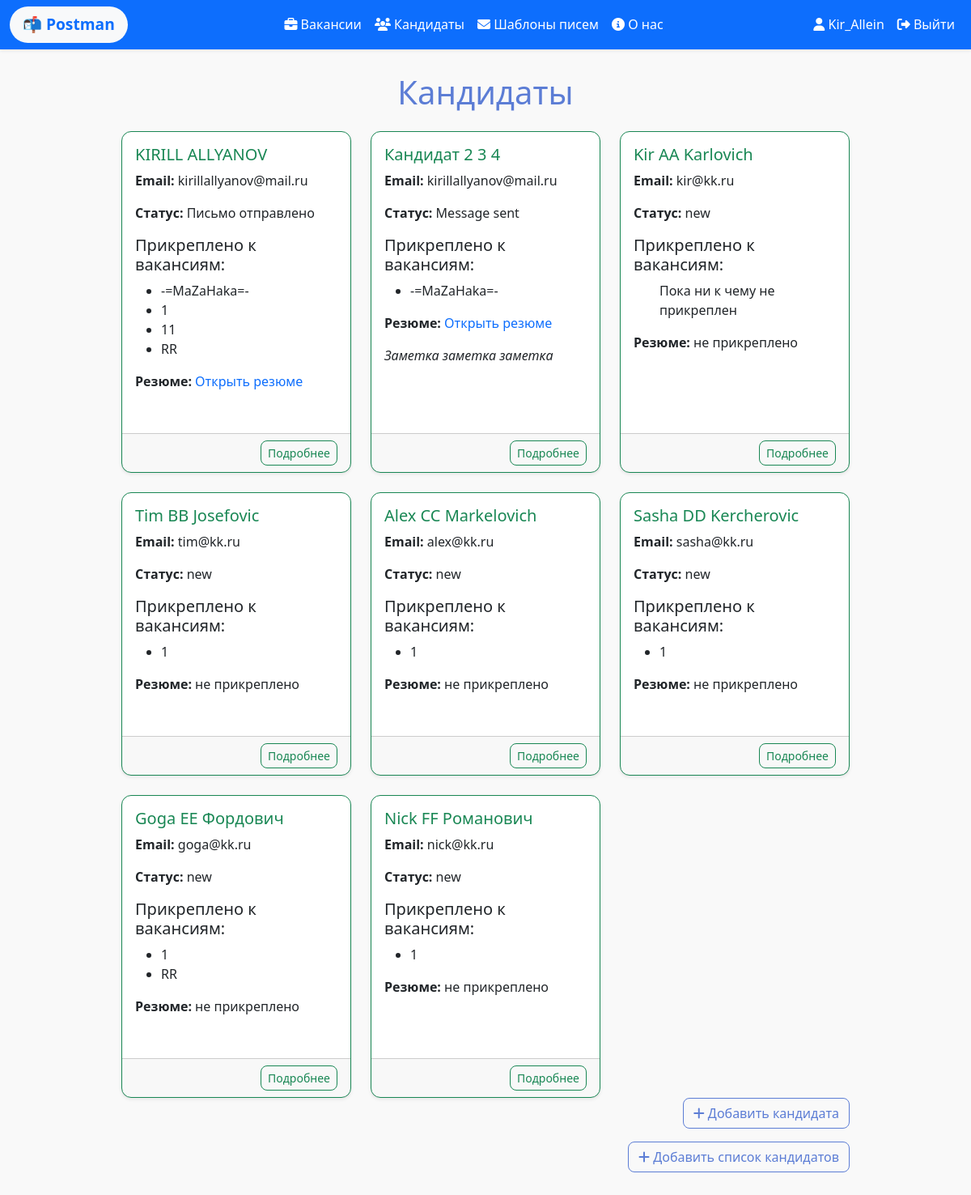
Before: /data/candidates/ (signed in) with the older database file.
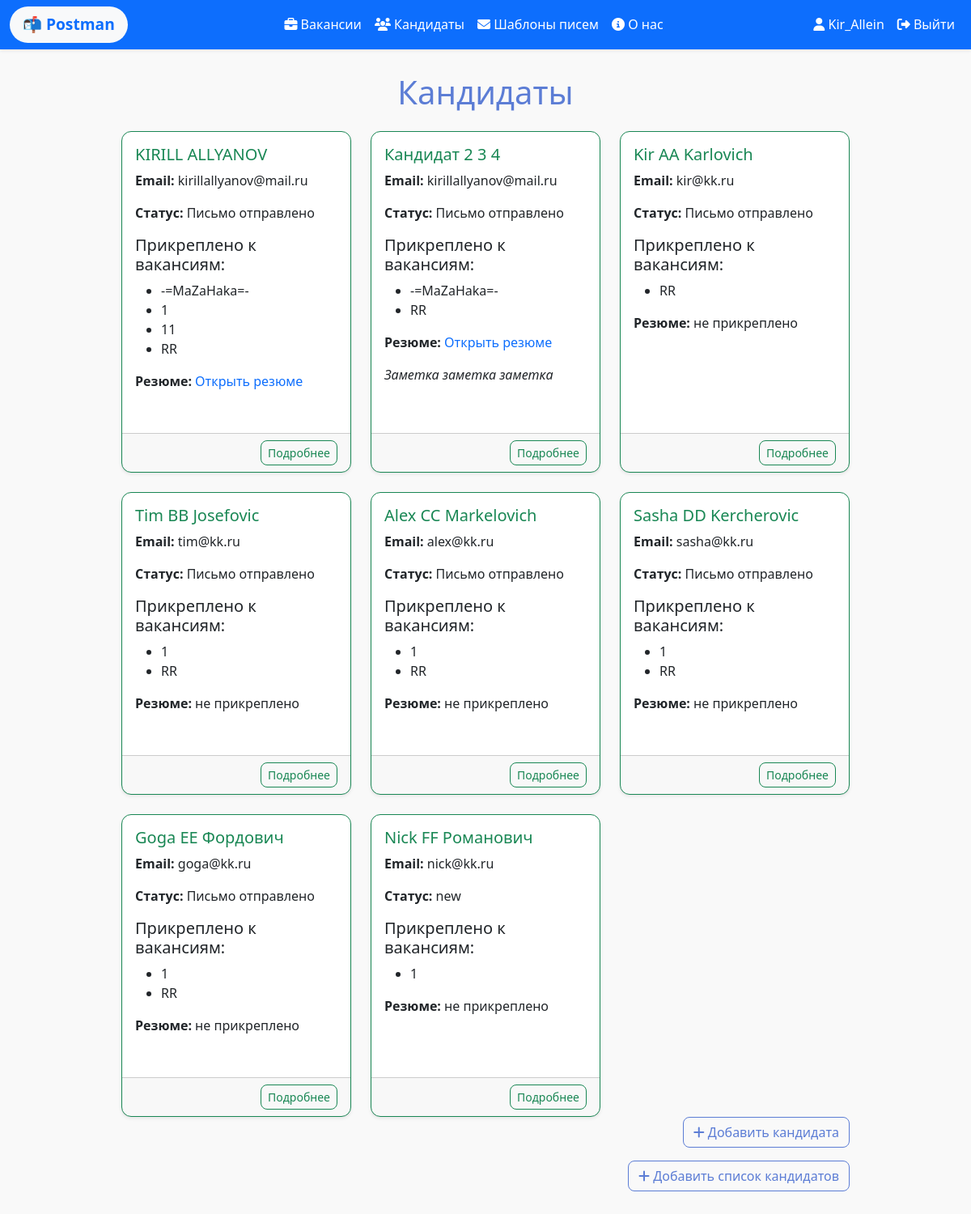
After: the same page with the newer database file.
### data/models.py (models this page shows, shortened)
class User(AbstractUser):
    firstname = models.CharField(max_length=100)
    lastname = models.CharField(max_length=100)
    class Meta:
        verbose_name = 'Пользователь'
        verbose_name_plural = 'Пользователи'

class Candidate(models.Model):
    STATUS_CHOICES = [
        ('New', 'Новый'),
        ('Message sent', 'Письмо отправлено'),
        ('Response recieved', 'Ответ получен'),
        ('Contact fixe', 'Контакт закреплен'),
        ('Rejected', 'Отклонен')
    ]
    firstname = models.CharField(max_length=100, verbose_name='Имя', blank=True)
    surname = models.CharField(max_length=100, verbose_name='Фамилия', blank=True)
    patronymic = models.CharField(max_length=100, verbose_name='Отчество', blank=True)
    birthday = models.DateField(verbose_name='Дата рождения', blank=True)
    email = models.EmailField(verbose_name='E-mail', blank=True)
    tg = models.CharField(max_length=100, verbose_name='Телеграм', blank=True)
    phone = models.CharField(max_length=15, verbose_name='Номер телефона', blank=True)
    cv = models.FileField(
        upload_to='cvs/',
        validators=[FileExtensionValidator(allowed_extensions=['pdf'])],
        blank=True,
        null=True,
        verbose_name='Резюме'
    )
    status = models.CharField(
        max_length=20,
        choices=STATUS_CHOICES,
        default='new',
        verbose_name='Статус'
    )
    notes = models.TextField(blank=True)
    class Meta:
        verbose_name = 'Кандидат'
        verbose_name_plural = 'Кандидаты'

class Vacancy(models.Model):
    title = models.CharField(max_length=100, blank=True)
    description = models.TextField(blank=True)
    user = models.ForeignKey(
        User,
        on_delete=models.SET_NULL,
        null=True,
        blank=True,
        related_name="vacancies",
        verbose_name="Пользователь"
    )
    candidates = models.ManyToManyField(Candidate, related_name='vacancies', blank=True)
    templates = models.ManyToManyField(Template,related_name='vacancies', blank=True)
    class Meta:
        verbose_name = "Вакансия"
        verbose_name_plural = "Вакансии"

### data/views.py (the view)
# urls.py: path('candidates/', views.candidates, name='candidates'), # Список кандидатов
@login_required
def candidates(request):
    candidates = Candidate.objects.all()
    return render(request, 'data/candidates.html', {'candidates': candidates})

### data/templates/data/candidates.html (shortened to what this page needs)
{% extends "main/base.html" %}
{% block content %}
<h1 class="mb-4">Кандидаты</h1>
<div class="row row-cols-1 row-cols-md-2 row-cols-lg-3 g-4">
    {% for candidate in candidates %}
    <div class="col">
        <div class="card h-100 border-success shadow-sm">
            <div class="card-body">
                <h5 class="card-title text-success">{{ candidate.firstname }} {{ candidate.surname }} {{ candidate.patronymic }}</h5>
                <p class="card-text"><strong>Email:</strong> {{ candidate.email }}</p>
                <p class="card-text"><strong>Статус:</strong> {{ candidate.status }}</p>
                <h5>Прикреплено к вакансиям:</h5>
                <ul>
                    {% for vacancy in candidate.vacancies.all %}
                    <li>{{ vacancy.title }}</li>
                    {% empty %}
                    <p>Пока ни к чему не прикреплен</p>
                    {% endfor %}
                </ul>
                {% if candidate.cv %}
                    <p><strong>Резюме:</strong>
                        <a href="{{ candidate.cv.url }}" target="_blank">Открыть резюме</a>
                    </p>
                {% else %}
                    <p><strong>Резюме:</strong> не прикреплено</p>
                {% endif %}
                {% if candidate.notes %}
                    <p class="card-text"><em>{{ candidate.notes|truncatewords:20 }}</em></p>
                {% endif %}
            </div>
            <div class="card-footer d-flex justify-content-between text-muted">
                <a href="{% url 'candidate_detail' candidate.id %}" class="btn btn-sm btn-outline-success">Подробнее</a>
            </div>
        </div>
    </div>
    {% empty %}
    <p>Кандидатов пока нет.</p>
    {% endfor %}
</div>
<div class="d-flex justify-content-end mb-3">
    <a href="{% url 'candidate_create' %}" class="btn btn-outline-primary">
        <i class="fas fa-plus"></i> Добавить кандидата
    </a>
</div>
<div class="d-flex justify-content-end mb-3">
    <a href="candidates_upload" class="btn btn-outline-primary">
        <i class="fas fa-plus"></i> Добавить список кандидатов
    </a>
{% endblock %}

### main/templates/main/base.html (shortened to what this page needs)
{% load static %}
<!DOCTYPE html>
<html lang="ru">
<head>
    <link rel="stylesheet" href="https://cdn.jsdelivr.net/npm/bootstrap@5.3.3/dist/css/bootstrap.min.css">
    <link rel="stylesheet" href="https://cdn.jsdelivr.net/npm/@fortawesome/fontawesome-free@6.6.0/css/all.min.css">
    <link rel="stylesheet" href="{% static 'main/css/main.css' %}?v=1">
</head>
<body>
<nav class="navbar navbar-expand-lg navbar-dark fixed-top bg-primary shadow-sm custom-navbar">
    <div class="container-fluid">
        <a class="navbar-brand fw-bold px-3 py-2 bg-light text-primary rounded-pill" href="{% url 'index' %}" style="font-weight: bold; font-size: 1.2rem;">
            📬 Postman
        </a>
        {% if user.is_authenticated %}
        <div class="collapse navbar-collapse justify-content-center" id="navbarNav">
            <ul class="navbar-nav text-center">
                <li class="nav-item">
                    <a class="nav-link nav-effect text-white" href="{% url 'vacancies' %}"><i class="fas fa-briefcase"></i> Вакансии</a>
                </li>
                <li class="nav-item">
                    <a class="nav-link nav-effect text-white" href="{% url 'candidates' %}"><i class="fas fa-users"></i> Кандидаты</a>
                </li>
                <li class="nav-item">
                    <a class="nav-link nav-effect text-white" href="{% url 'templates' %}"><i class="fas fa-envelope"></i> Шаблоны писем</a>
                </li>
                <li class="nav-item">
                    <a class="nav-link nav-effect text-white" href="{% url 'about' %}"><i class="fas fa-info-circle"></i> О нас</a>
                </li>
            </ul>
        </div>
        {% endif %}
        <div class="navbar-nav ms-auto">
            {% if user.is_authenticated %}
                <a href="{% url 'dashboard' %}" class="nav-link nav-effect text-white"><i class="fas fa-user"></i> {{ user.username }}</a>
                <a href="{% url 'logout' %}" class="nav-link nav-effect text-white"><i class="fas fa-sign-out-alt"></i> Выйти</a>
            {% else %}
                <a href="{% url 'login' %}" class="nav-link nav-effect text-white"><i class="fas fa-sign-in-alt"></i> Войти</a>
                <a href="{% url 'register' %}" class="nav-link nav-effect text-white"><i class="fas fa-user-plus"></i> Регистрация</a>
            {% endif %}
        </div>
    </div>
</nav>
<main class="container" style="margin-top: 10px; margin-bottom: 50px; ">
    <div class="d-flex justify-content-center">
        <div class="w-100" style="max-width: 900px; text-align: center;">
            {% block content %}
            {% endblock %}
        </div>
    </div>
</main>
</body>
</html>

### main/static/main/css/main.css (style rules this page uses)
:root { --color-teal: #60cfcf; --color-blue: #5c7dd5; --color-green: #6dd66d; --color-orange: #ffa870; }
body { font-family: 'Segoe UI', sans-serif; background-color: #f9f9f9; color: #333; margin: 0; padding: 0; }
.custom-navbar { background-color: var(--color-blue); transition: background-color 0.3s ease, opacity 0.3s ease; z-index: 1000; }
.container { padding-top: 80px; text-align: center; }
button, .btn { border-radius: 8px; }
.btn-outline-primary { border-color: var(--color-blue); color: var(--color-blue); transition: all 0.2s; }
.card { border-radius: 12px; box-shadow: 0 2px 8px rgba(0,0,0,0.1); margin-bottom: 20px; text-align: left; transition: transform 0.2s, box-shadow 0.2s; }
h1, h2, h3 { color: var(--color-blue); margin-top: 0; margin-bottom: 10px; }
a { text-decoration: none; }
.nav-effect { transition: all 0.3s ease; padding: 8px 12px; border-radius: 8px; }

Changed rows visible on the page:
changed Candidate "Кандидат 2": status "Message sent" → "Письмо отправлено"; gains Vacancy (title "RR")
changed Candidate "Kir": status "new" → "Письмо отправлено"; gains Vacancy (title "RR"); no longer shows "Пока ни к чему не прикреплен"
changed Candidate "Tim": status "new" → "Письмо отправлено"; gains Vacancy (title "RR")
changed Candidate "Alex": status "new" → "Письмо отправлено"; gains Vacancy (title "RR")
changed Candidate "Sasha": status "new" → "Письмо отправлено"; gains Vacancy (title "RR")
changed Candidate "Goga": status "new" → "Письмо отправлено"
